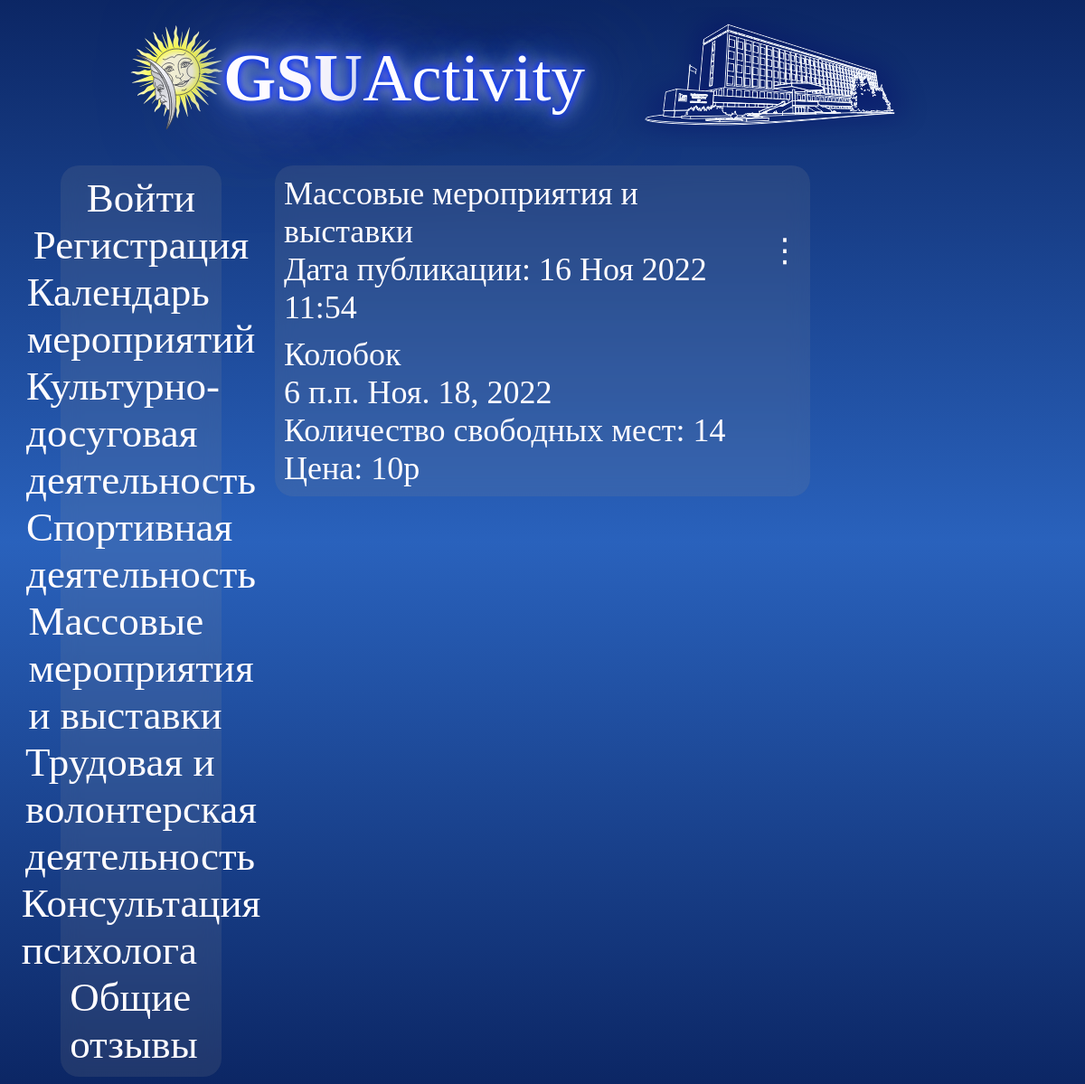
Page /mass/ on the earlier database version.
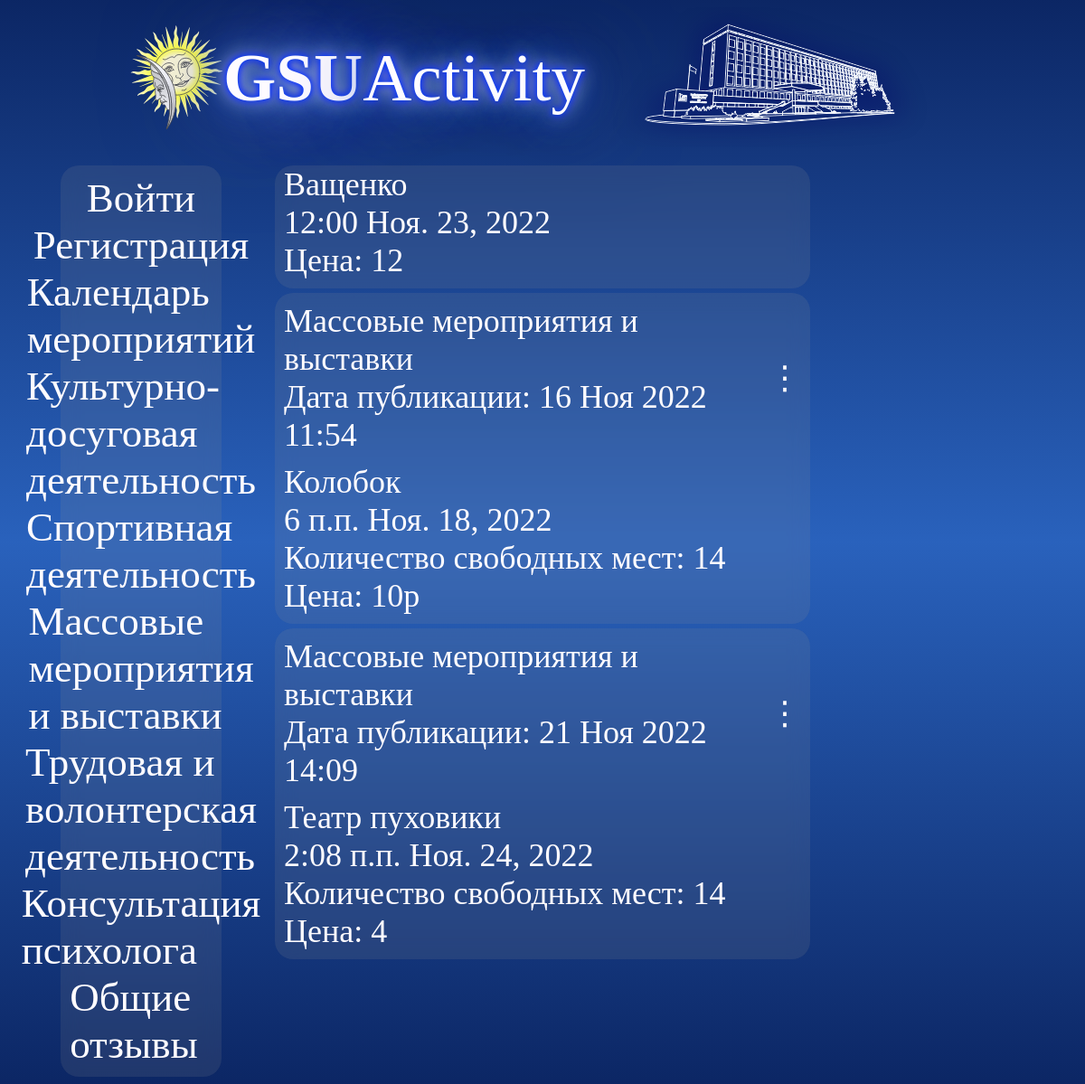
Same page on the later database version.
### news/models.py (models this page shows, shortened)
class Post(models.Model):
    tag = (
        ('cult','Культурно-досуговая деятельность'),
        ('sport','Спортивная деятельность'),
        ('mass','Массовые мероприятия и выставки'),
        ('trud','Трудовая и волонтерская деятельность'),
        )
    name = models.CharField(null=True, blank=False,max_length=100)
    content = models.TextField(null=True, blank=False)
    image = models.ImageField(upload_to='image/%Y/%m/%d/', blank=True, null=True)
    file = models.FileField(upload_to='files/%Y/%m/%d/', blank=True, null=True)
    video = models.FileField(upload_to='video/%Y/%m/%d/', blank=True, null=True)
    audio = models.FileField(upload_to='audio/%Y/%m/%d/', blank=True, null=True)
    author = models.ForeignKey(AdvUser, on_delete=models.CASCADE, null=True)
    pubdate = models.DateTimeField(auto_now_add=True, db_index=True, verbose_name='Publication date')
    eventtime = models.TimeField(db_index=True,null=True,blank=False)
    eventdate = models.DateField(db_index=True,null=True,blank=False)
    stoim = models.CharField(null = True, blank = False, max_length=10)
    mesta = models.IntegerField(null = True, blank = False,default=2,validators=[MinValueValidator(0)])
    tags = models.CharField( blank = False,choices=tag, max_length=50)
    zapisi = models.ManyToManyField(AdvUser, related_name='Записаные',blank=True)
    class Meta:
        verbose_name_plural = 'События'
        verbose_name = 'Событие'
        ordering = ['eventdate']

class Vist(models.Model):
    time = (
         ('10:00','10:00'),
         ('11:00','11:00'),
         ('12:00','12:00'),
         ('13:00','13:00'),
         ('14:00','14:00'),
         ('15:00','15:00'),
         ('16:00','16:00'),
        )
    name = models.CharField(null=True, blank=False,max_length=100)
    content = models.TextField(null=True, blank=False)
    image = models.ImageField(upload_to='image/%Y/%m/%d/', blank=True, null=True)
    author = models.ForeignKey(AdvUser, on_delete=models.CASCADE, null=True)
    eventtime = models.CharField(choices=time,blank=False,max_length=10)
    eventdate = models.DateField(db_index=True,null=True,blank=False)
    stoim = models.CharField(null = True, blank = False, max_length=10)
    zapisiv = models.ManyToManyField(AdvUser, related_name='Записи',blank=True)
    class Meta:
        verbose_name_plural = 'Выставки'
        verbose_name = 'Выставка'

### news/views.py (the view)
# urls.py: path('mass/', mass, name='mass'),
def mass(request):
    posts = Post.objects.all()
    your_zapisi = Post.objects.filter(zapisi=request.user.id)
    vists = Vist.objects.all()
    return render(request, 'news/mass.html', {'posts': posts,'your_zapisi':your_zapisi,'vists':vists})

### news/templates/news/mass.html (shortened to what this page needs)
{% extends "layout/basic.html" %}
{% block content %}
{% if vists %}
{% for vist in vists %}
	<div class="post">
		<div class="post-content">
			{{ vist.name}}<br> {{ vist.eventtime }} {{ vist.eventdate }}<br>
			Цена: {{ vist.stoim }}<br>
		</div>
	</div>
{% endfor %}
{% endif %}
{% if posts %}
{% for post in posts %}
{% if post.tags == 'mass' %}
	<div class="post">
		<div class="post-author">
			<div class="post-author-a">
			    <div>
					{% if post.tags == 'mass' %}
					<a href="{% url 'news:mass' %}" class="link">{{ post.get_tags_display}}</a><br>
					{% endif %}
					Дата публикации: {{ post.pubdate|date:"d M Y H:i" }}
				</div>
			</div>
			<div class="post-author-b">
				<a href="{% url 'news:detail' pk=post.pk %}" class="link">⋮</a>
			</div>
		</div>
		<div class="post-content">
			{{ post.name}}<br> {{ post.eventtime }} {{ post.eventdate }}<br>
			Количество свободных мест: {{ post.mesta }}<br>
			Цена: {{ post.stoim }}<br>
		</div>
	</div>
{% endif %}
{% endfor %}
{% endif %}
</div>
{% endblock %}

### news/templates/layout/basic.html (shortened to what this page needs)
{% load static %}
<!DOCTYPE html>
<html>
<head>
	<link rel="stylesheet" type="text/css" href="{% static 'news/style.css' %}">
</head>
<body>
	<header>
		<img src="\static\news\logo.svg"><a href="{% url 'news:index' %} " class="link"><strong>GSU</strong>Activity</a><img src="\static\news\building.png">
	</header>
		<div class="content">
			<nav class="nav">
				<div class="nav-a">
					{% if user.is_authenticated %}
					<a href="{% url 'news:profile' %}" class="link">
						{% if user.avatar %}
      						<img class="avatar" src="{{ user.avatar.url }}"><br><br>
    					{% else %}
      						<img class="avatar" src="\static\news\user.png"><br><br>
    					{% endif %}
			    	</a>
					<a href="{% url 'news:logout' %}" class="link">Выйти</a>
					{% else %}
					<a href="{% url 'news:login' %}" class="link">Войти</a>
					<a href="{% url 'news:register' %}" class="link">Регистрация</a>
					{% endif %}
					<a href="{% url 'news:index' %}" class="link">Календарь мероприятий</a>
					<a href="{% url 'news:cult' %}" class="link">Культурно-досуговая деятельность</a>
					<a href="{% url 'news:sport' %}" class="link">Спортивная деятельность</a>
					<a href="{% url 'news:mass' %}" class="link">Массовые мероприятия и выставки</a>
					<a href="{% url 'news:trud' %}" class="link">Трудовая и волонтерская деятельность</a>
					<a href="{% url 'news:consult' %}" class="link">Консультация психолога</a>
					<a href="{% url 'news:otz' %}" class="link">Общие отзывы</a>
				</div>
			</nav>
			<section>
				{% block content %}
				{% endblock %}
</body>
</html>

### news/static/news/style.css (style rules this page uses)
body { font-size: 150px; background: hsla(222, 79%, 22%, 1); background: linear-gradient(90deg, hsla(222, 79%, 22%, 1) 0%, hsla(217, 64%, 45%, 1) 50%, hsla(222, 79%, 22%, 1) 100%); background: -moz-linear-gradient(90deg, hsla(222, 79%, 22%, 1) 0%, hsla(217, 64%, 45%, 1) 50%, hsla(222, 79%, 22%, 1) 100%); background: -webkit-linear-gradient(90deg, hsla(222, 79%, 22%, 1) 0%, hsla(217, 64%, 45%, 1) 50%, hsla(222, 79%, 22%, 1) 100%); filter: progid: DXImageTransform.Microsoft.gradient( startColorstr="#0C2766", endColorstr="#2961BC", GradientType=1 ); background-attachment: fixed; background-size: cover; }
header { display: flex; justify-content: center; align-items: center; font-size: 50%; color: #fffcff; text-shadow: 0 0 7px #004bff, 0 0 10px #1400ff, 0 0 21px #fff, 0 0 42px #0158ff, 0 0 82px #0437ff, 0 0 92px #f7ff00, 0 0 102px #0028ff, 0 0 151px #3352ff; }
.content { display: flex; flex-direction: row; margin-top: 20px; color: #fffcff; }
.nav { font-size: 30%; width: 25%; }
.nav-a { display: flex; backdrop-filter: blur(10px); background: rgba(150, 150, 150, 0.15); flex-direction: column; align-items: center; padding: 10px 10px 10px; margin-right: 20%; margin-left: 20%; border-radius: 20px; }
section { display: flex; flex-direction: column; width: 50%; font-size: 30%; }
.post { margin-bottom: 5px; border-radius: 20px; backdrop-filter: blur(10px); background: rgba(150, 150, 150, 0.15); font-size: 80%; }
.post-author { display: flex; align-items: center; justify-content: space-between; }
.post-author-a { display: flex; flex-direction: row; align-items: center; padding: 10px; }
.post-author-b { padding: 10px; }
.post-content { padding: 0 0 10px 10px; }
.link { text-decoration: none; color: #fffcff; }

Differences in the rows shown:
added Vist: name "Ващенко", eventtime "12:00", eventdate "Ноя. 23, 2022", stoim "12"
added Post: tags "Массовые мероприятия и выставки", pubdate "21 Ноя 2022 14:09", name "Театр пуховики", eventtime "2:08 п.п.", eventdate "Ноя. 24, 2022", mesta "14", stoim "4"
